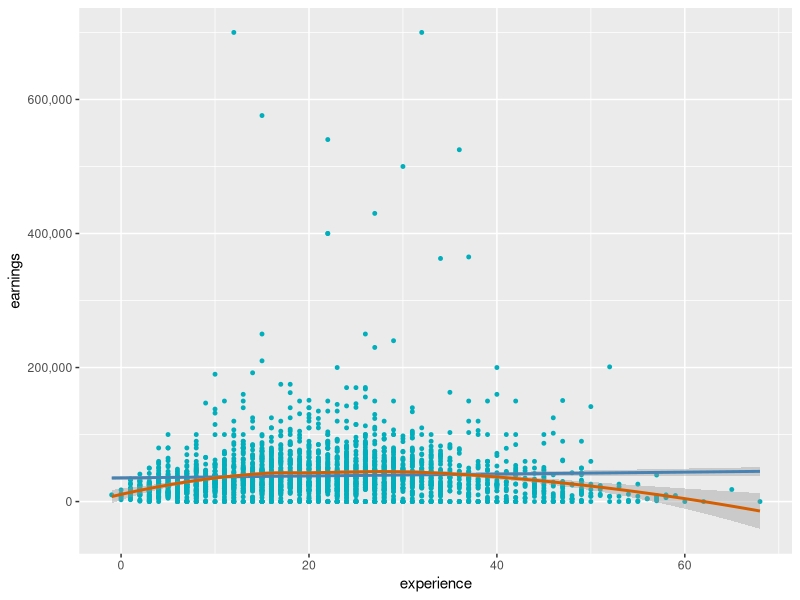

The R source for this figure:
## ---- chunk 1
knitr::opts_chunk$set(echo = TRUE)
## ---- chunk 2
# Loading the dataset
library(haven)  # Package for reading the Stata file
data <- read_dta('psid97.dta') # Read into the dataset

summary(data) # General info of the dataset
## ---- chunk 3
# Create the new column named "hourly_wage"
data$hourly_wage <- data$earnings / data$hours

# Check it out
summary(data$hourly_wage)

## ---- chunk 4
library(tidyverse) # Load tidyverse

# Create the new column "working" conditional on column "hours"
data <- data %>% 
  mutate(working = case_when(hours > 0 ~ 1,
                             hours == 0 ~ 0
  ))

# Check it out 
summary(data$working)
## ---- chunk 5
# Create a new column called "experience"
data$experience <- data$age - data$educ - 6

# Check it out
summary(data$experience)
## ---- chunk 6

ggplot(subset(data, working == 1), aes(experience, earnings)) + # Subset
  geom_point(color = '#00AFBB', size = 1) + # Scatter plot 
  geom_smooth(color = "steelblue", method = 'lm') +# Add the linear Smooth Line
  geom_smooth(color = '#D55E00', method = 'loess') + # add the loess smooth line
  scale_y_continuous(labels = scales::comma) 

## ---- chunk 7
# Load the relevant package
subset(data, working == 1) %>%
  select(experience, earnings) %>% 
  cor(.)
## ---- chunk 8
wage_exp_lm <- subset(data, working == 1) %>%
  select(experience, earnings) %>%
  lm(earnings ~ experience, data=.)

summary(wage_exp_lm)
## ---- chunk 9
qf(.05, 1, 2880, lower.tail = FALSE)
## ---- chunk 10
summary(wage_exp_lm)$fstatistic[1] # Extract f statistics 
coef(summary(wage_exp_lm))[, "t value"][2]^2 # Extract t statistics and square
